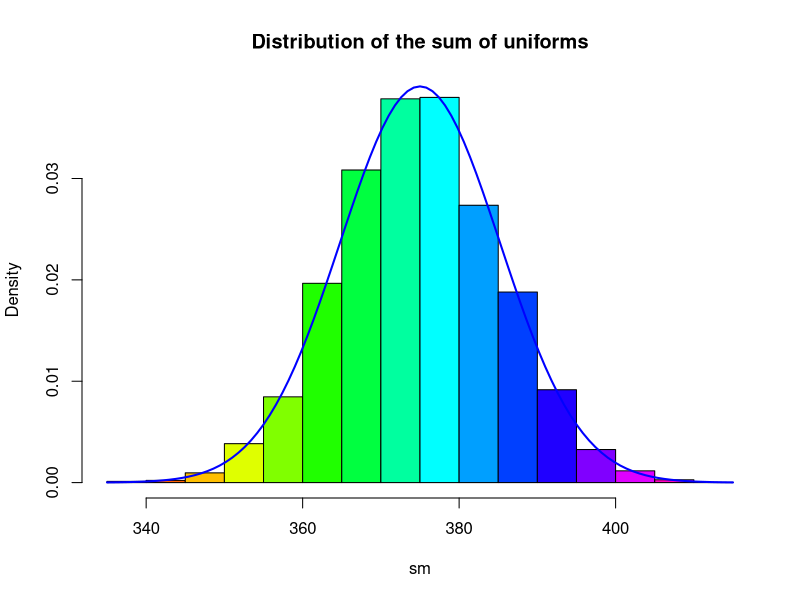
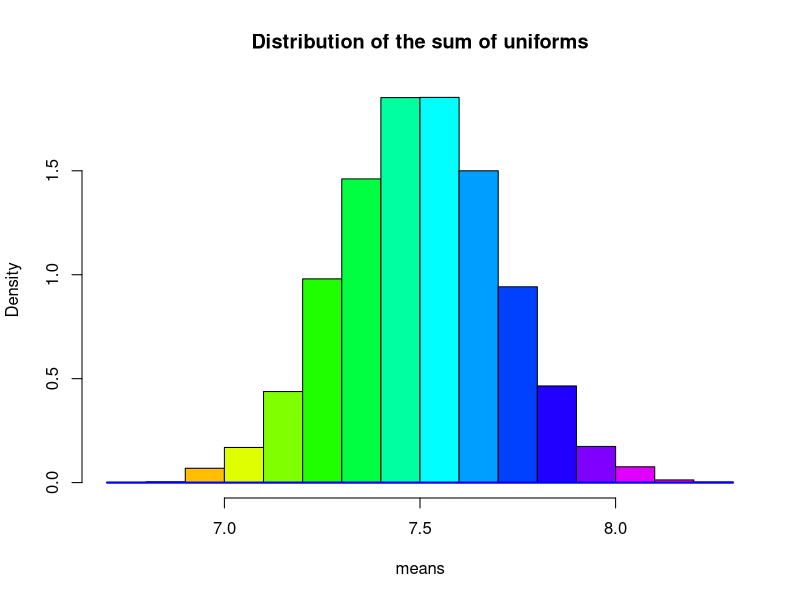
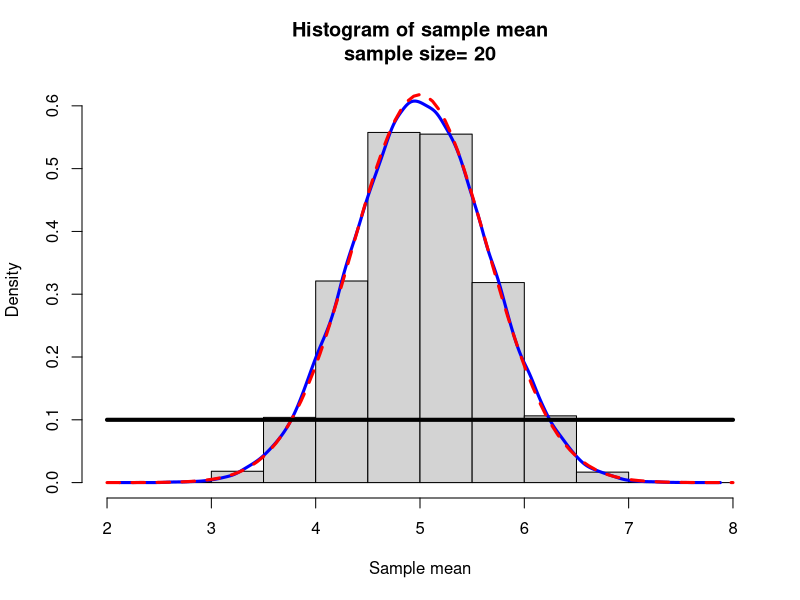
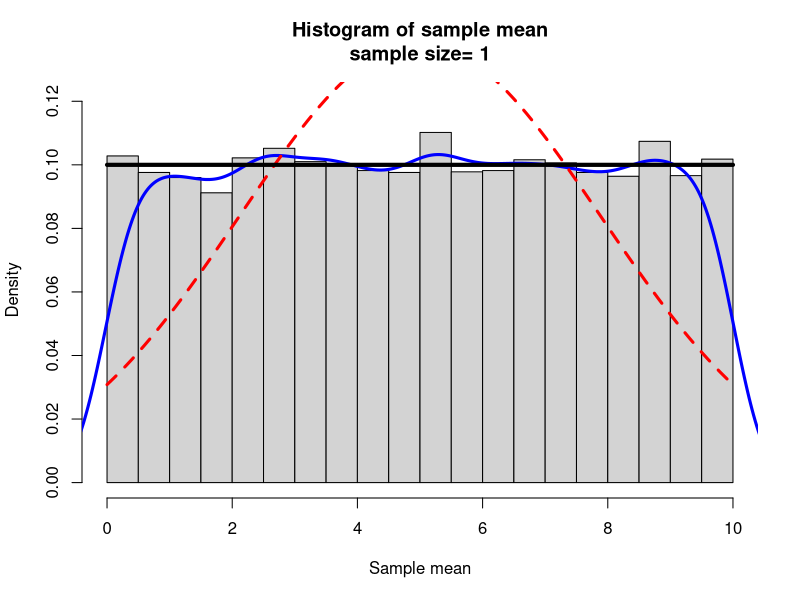
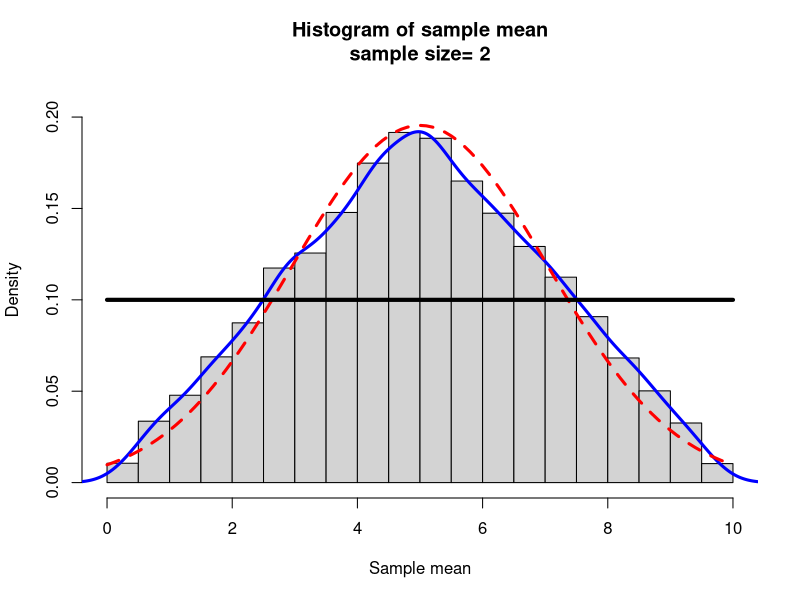
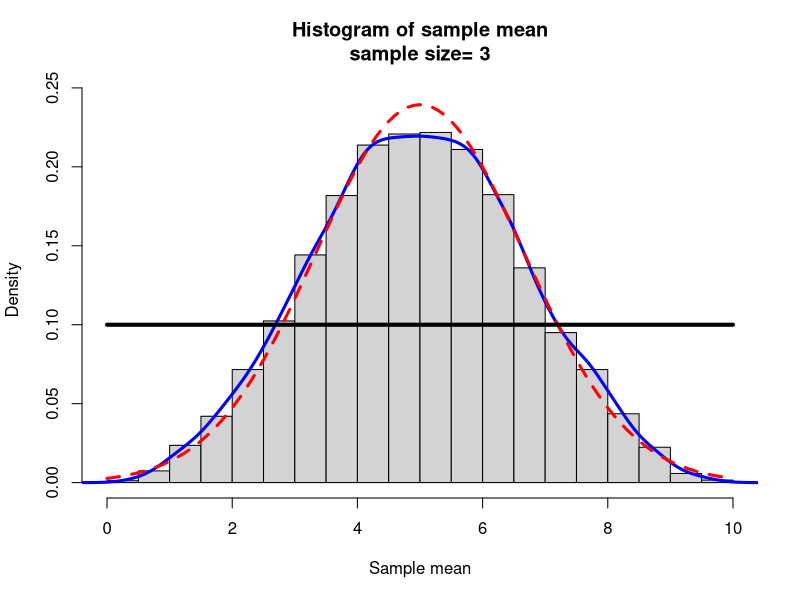
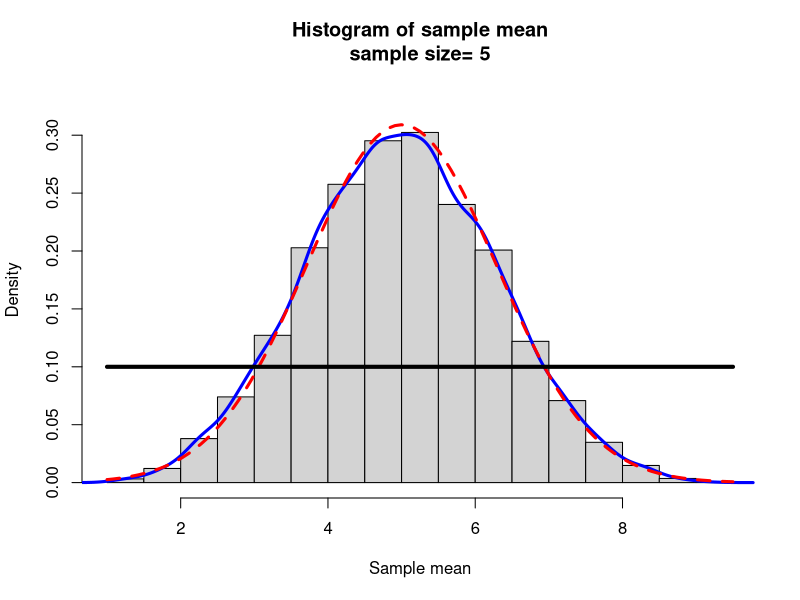
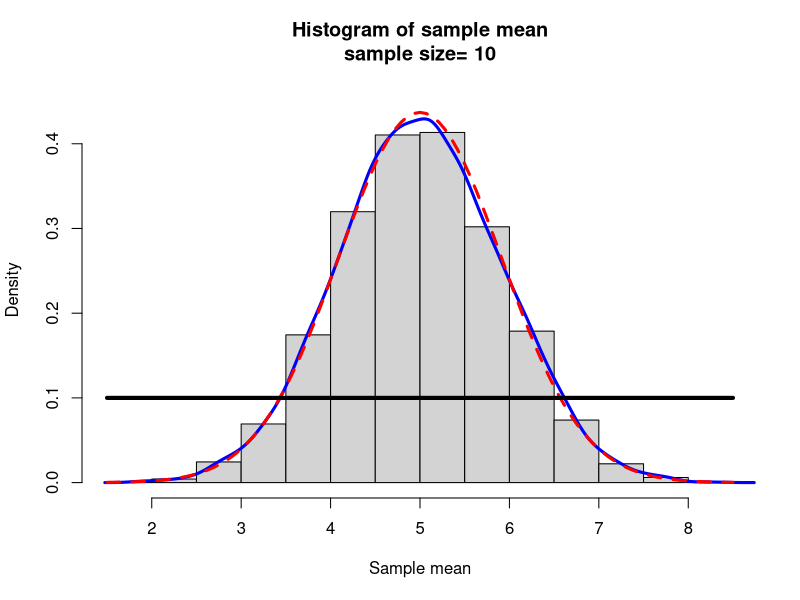

Write R code to recreate these figures, in order.
## ---- chunk 1
knitr::opts_chunk$set(echo = TRUE)
## ---- chunk 2
getwd()
## ---- chunk 3
sample=runif(10,0,5)
sample
## ---- chunk 4
mean1=(0+5)/2
mean1
variance1=(5-0)^2/12
variance1
## ---- chunk 5
mean(sample)
var(sample)
## ---- chunk 6
myclt=function(n,iter,a=0,b=5){
y=runif(n*iter,a,b)
data=matrix(y,nr=n,nc=iter,byrow=TRUE)
sm=apply(data,2,sum)
h=hist(sm,plot=FALSE)
hist(sm,col=rainbow(length(h$mids)),freq=FALSE,main="Distribution of the sum of uniforms")
curve(dnorm(x,mean=n*(a+b)/2,sd=sqrt(n*(b-a)^2/12)),add=TRUE,lwd=2,col="Blue")
sm
}
w=myclt(n=50,iter=10000,a=5,b=10)

## ---- chunk 7
mean(w)
var(w)
## ---- chunk 8
myclt=function(n,iter,a=0,b=5){
y=runif(n*iter,a,b)
data=matrix(y,nr=n,nc=iter,byrow=TRUE)
means=apply(data,2,mean)
h=hist(means,plot=FALSE)
hist(means,col=rainbow(length(h$mids)),freq=FALSE,main="Distribution of the sum of uniforms")
curve(dnorm(x,mean=n*(a+b)/2,sd=sqrt(n*(b-a)^2/12)),add=TRUE,lwd=2,col="Blue")
means
}
w1=myclt(n=50,iter=10000,a=5,b=10)
## ---- chunk 9
mean(w1)
var(w1)
## ---- chunk 10
mycltu=function(n,iter,a=0,b=10){
## r-random sample from the uniform
y=runif(n*iter,a,b)
## Place these numbers into a matrix
## The columns will correspond to the iteration and the rows will equal the sample size n
data=matrix(y,nr=n,nc=iter,byrow=TRUE)
## apply the function mean to the columns (2) of the matrix
## these are placed in a vector w
w=apply(data,2,mean)
## We will make a histogram of the values in w
## How high should we make y axis?
## All the values used to make a histogram are placed in param (nothing is plotted yet)
param=hist(w,plot=FALSE)
## Since the histogram will be a density plot we will find the max density

ymax=max(param$density)
## To be on the safe side we will add 10% more to this
ymax=1.1*ymax
## Now we can make the histogram
hist(w,freq=FALSE,  ylim=c(0,ymax), main=paste("Histogram of sample mean",
"\n", "sample size= ",n,sep=""),xlab="Sample mean")
## add a density curve made from the sample distribution
lines(density(w),col="Blue",lwd=3) # add a density plot
## Add a theoretical normal curve 
curve(dnorm(x,mean=(a+b)/2,sd=(b-a)/(sqrt(12*n))),add=TRUE,col="Red",lty=2,lwd=3) # add a theoretical curve
## Add the density from which the samples were taken
curve(dunif(x,a,b),add=TRUE,lwd=4)

}
mycltu(n=20,iter=100000)
## ---- chunk 11
mycltu(n=1,iter=10000,a=0,b=10)
mycltu(n=2,iter=10000,a=0,b=10)
mycltu(n=3,iter=10000,a=0,b=10)
mycltu(n=5,iter=10000,a=0,b=10)
mycltu(n=10,iter=10000,a=0,b=10)
mycltu(n=30,iter=10000,a=0,b=10)
## ---- chunk 12
mycltb=function(n,iter,p=0.5,...){

## r-random sample from the Binomial
y=rbinom(n*iter,size=n,prob=p)
## Place these numbers into a matrix
## The columns will correspond to the iteration and the rows will equal the sample size n
data=matrix(y,nr=n,nc=iter,byrow=TRUE)
## apply the function mean to the columns (2) of the matrix
## these are placed in a vector w
w=apply(data,2,mean)
## We will make a histogram of the values in w
## How high should we make y axis?
## All the values used to make a histogram are placed in param (nothing is plotted yet)
param=hist(w,plot=FALSE)
## Since the histogram will be a density plot we will find the max density

ymax=max(param$density)
## To be on the safe side we will add 10% more to this
ymax=1.1*ymax

## Now we can make the histogram
## freq=FALSE means take a density
hist(w,freq=FALSE,  ylim=c(0,ymax),
main=paste("Histogram of sample mean","\n", "sample size= ",n,sep=""),
xlab="Sample mean",...)
## add a density curve made from the sample distribution
#lines(density(w),col="Blue",lwd=3) # add a density plot
## Add a theoretical normal curve 
curve(dnorm(x,mean=n*p,sd=sqrt(p*(1-p))),add=TRUE,col="Red",lty=2,lwd=3) 

}
## ---- chunk 13
mycltb(n=4,iter=10000,p=0.3)
mycltb(n=5,iter=10000,p=0.3)
mycltb(n=10,iter=10000,p=0.3)
mycltb(n=20,iter=10000,p=0.3)
## ---- chunk 14
mycltb(n=4,iter=10000,p=0.7)
mycltb(n=5,iter=10000,p=0.7)
mycltb(n=10,iter=10000,p=0.7)
mycltb(n=20,iter=10000,p=0.7)
## ---- chunk 15
mycltb(n=4,iter=10000,p=0.5)
mycltb(n=5,iter=10000,p=0.5)
mycltb(n=10,iter=10000,p=0.5)
mycltb(n=20,iter=10000,p=0.5)
## ---- chunk 16
mycltp=function(n,iter,lambda=10,...){

## r-random sample from the Poisson
y=rpois(n*iter,lambda=lambda)
## Place these numbers into a matrix
## The columns will correspond to the iteration and the rows will equal the sample size n
data=matrix(y,nr=n,nc=iter,byrow=TRUE)
## apply the function mean to the columns (2) of the matrix
## these are placed in a vector w
w=apply(data,2,mean)
## We will make a histogram of the values in w
## How high should we make y axis?
## All the values used to make a histogram are placed in param (nothing is plotted yet)
param=hist(w,plot=FALSE)
## Since the histogram will be a density plot we will find the max density

ymax=max(param$density)
## To be on the safe side we will add 10% more to this
ymax=1.1*ymax

## Make a suitable layout for graphing
layout(matrix(c(1,1,2,3),nr=2,nc=2, byrow=TRUE))

## Now we can make the histogram
hist(w,freq=FALSE,  ylim=c(0,ymax), col=rainbow(max(w)),
main=paste("Histogram of sample mean","\n", "sample size= ",n," iter=",iter," lambda=",lambda,sep=""),
xlab="Sample mean",...)
## add a density curve made from the sample distribution
#lines(density(w),col="Blue",lwd=3) # add a density plot
## Add a theoretical normal curve 
curve(dnorm(x,mean=lambda,sd=sqrt(lambda/n)),add=TRUE,col="Red",lty=2,lwd=3) # add a theoretical curve

# Now make a new plot
# Since y is discrete we should use a barplot
barplot(table(y)/(n*iter),col=rainbow(max(y)), main="Barplot of sampled y", ylab ="Rel. Freq",xlab="y" )
x=0:max(y)
plot(x,dpois(x,lambda=lambda),type="h",lwd=5,col=rainbow(max(y)),
main="Probability function for Poisson", ylab="Probability",xlab="y")
}
## ---- chunk 17
mycltp(n=2,iter=10000, lambda = 4)
mycltp(n=3,iter=10000, lambda = 4)
mycltp(n=5,iter=10000, lambda = 4)
mycltp(n=10,iter=10000, lambda = 4)
mycltp(n=20,iter=10000, lambda = 4)
## ---- chunk 18
mycltp(n=2,iter=10000, lambda = 10)
mycltp(n=3,iter=10000, lambda = 10)
mycltp(n=5,iter=10000, lambda = 10)
mycltp(n=10,iter=10000, lambda = 10)
mycltp(n=20,iter=10000, lambda = 10)
## ---- chunk 19
mycltpx=function(n,iter,lambda=10,...){

## r-random sample from the Poisson
y=rpois(n*iter,lambda=lambda)
## Place these numbers into a matrix
## The columns will correspond to the iteration and the rows will equal the sample size n
data=matrix(y,nr=n,nc=iter,byrow=TRUE)
## apply the function mean to the columns (2) of the matrix
## these are placed in a vector w
w=apply(data,2,sum)
## We will make a histogram of the values in w
## How high should we make y axis?
## All the values used to make a histogram are placed in param (nothing is plotted yet)
param=hist(w,plot=FALSE)
## Since the histogram will be a density plot we will find the max density

ymax=max(param$density)
## To be on the safe side we will add 10% more to this
ymax=1.1*ymax

## Make a suitable layout for graphing
layout(matrix(c(1,1,2,3),nr=2,nc=2, byrow=TRUE))

## Now we can make the histogram
hist(w,freq=FALSE,  ylim=c(0,ymax), col=rainbow(max(w)),
main=paste("Histogram of sum","\n", "sample size= ",n," iter=",iter," lambda=",lambda,sep=""),
xlab="Sample Sum",...)
## add a density curve made from the sample distribution
#lines(density(w),col="Blue",lwd=3) # add a density plot
## Add a theoretical normal curve 
curve(dnorm(x,mean=lambda,sd=sqrt(lambda/n)),add=TRUE,col="Red",lty=2,lwd=3) # add a theoretical curve

# Now make a new plot
# Since y is discrete we should use a barplot
barplot(table(y)/(n*iter),col=rainbow(max(y)), main="Barplot of sampled y", ylab ="Rel. Freq",xlab="y" )
x=0:max(y)
plot(x,dpois(x,lambda=lambda),type="h",lwd=5,col=rainbow(max(y)),
main="Probability function for Poisson", ylab="Probability",xlab="y")
}
## ---- chunk 20
mycltpx(n=2,iter=10000, lambda = 4)
mycltpx(n=3,iter=10000, lambda = 4)
mycltpx(n=5,iter=10000, lambda = 4)
mycltpx(n=10,iter=10000, lambda = 4)
mycltpx(n=20,iter=10000, lambda = 4)
## ---- chunk 21
mycltpx(n=2,iter=10000, lambda = 10)
mycltpx(n=3,iter=10000, lambda = 10)
mycltpx(n=5,iter=10000, lambda = 10)
mycltpx(n=10,iter=10000, lambda = 10)
mycltpx(n=20,iter=10000, lambda = 10)
